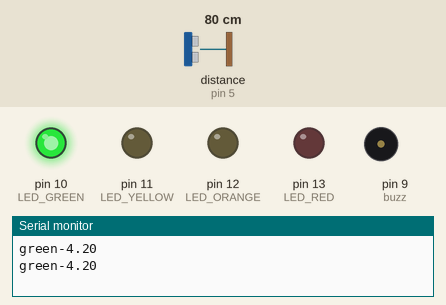
This sketch was run on a simulated Arduino Uno, built with avr-gcc and run on an emulated ATmega328P. Shown: output pins drawn as LEDs (lit = HIGH), buzzer (waves = sounding), the last lines printed to the serial monitor. Wiring (inferred from the names in the program): ultrasonic range finder: trigger pin 4; echo pin 5. The test bench sets the inputs (shaded band); at power-on: distance to the obstacle (sensor on pin 5) 80 cm. The echo pulse lasts 58.3 µs per cm; the modem accepts every AT command (registered, SIM ready, sends succeed) and sends nothing else; pins used as bus, display or sensor lines are not drawn.

Above: at 2.2 s.
2.3 s: distance to the obstacle (sensor on pin 5) set to 196 cm
4.2 s: distance to the obstacle (sensor on pin 5) set to 205 cm
At 6.4 s:
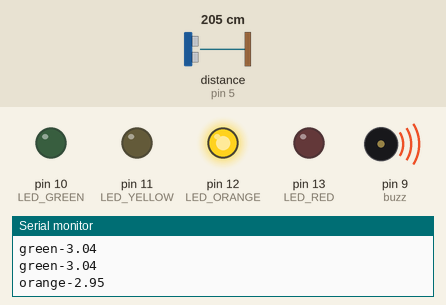
At 10.6 s:
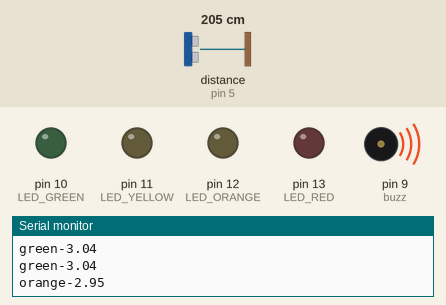
Timing chart, 0 to 12.1 s (numbered marks = the images above; inputs shaded):
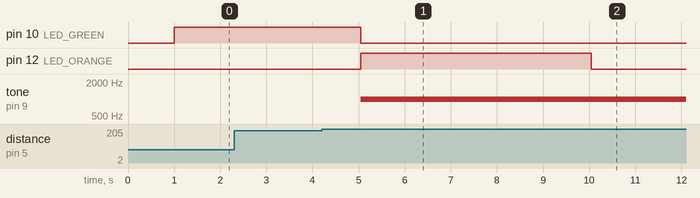

The sketch:

Stream_Level_Monitoring.ino
```cpp
  //STREAM LEVEL MONITORING AND ALERT SYSTEM
  /*---------------------------------------------------------------------------------------------------------------------------------------------*/
  #include <SoftwareSerial.h>
  SoftwareSerial gsm(2, 3); // RX, TX pins for the GSM module
  /*---------------------------------------------------------------------------------------------------------------------------------------------*/
  const int FLOAT_SWITCH_PIN = 2; // The digital input pin for the float switch sensor
  const int LED_RED= 13; // The digital output pin for the LED
  const int LED_ORANGE= 12; // The digital output pin for the LED
  const int LED_YELLOW= 11; // The digital output pin for the LED
  const int LED_GREEN= 10; // The digital output pin for the LED
  const int NUM_RECIPIENTS = 2 ;// The number of recipients
  const String RECIPIENT_NUMBERS[NUM_RECIPIENTS] = {"+639286262566","+639294806171"}; //if youw want add more numbers, be sure to add the NUM_RECIPIENTS(number of recipients above.
  int buzz=9;  //declare variable to store the alarm
  int trig=4;   //declare variable to store the trigger pin
  int echo=5;  //declarea variable to store the echo pin
  int depth=5; //depth initiliaze t0 20 meters
  /*---------------------------------------------------------------------------------------------------------------------------------------------*/
  void setup()
  {
    //pinModes for inputs and outputs
    pinMode(FLOAT_SWITCH_PIN, INPUT);// float switch input
    pinMode(LED_RED, OUTPUT);
    pinMode(LED_ORANGE, OUTPUT);
    pinMode(LED_YELLOW, OUTPUT);
    pinMode(LED_GREEN, OUTPUT);
    pinMode(buzz, OUTPUT);
    pinMode(trig, OUTPUT);
    pinMode(echo, INPUT);
    Serial.begin(9600);// initializing the serial port
    gsm.begin(9600);//initializing the gsm
    delay(1000);
  }
  /*---------------------------------------------------------------------------------------------------------------------------------------------*/
  void loop() {

   int floatSwitch = digitalRead(FLOAT_SWITCH_PIN);
    digitalWrite(trig, LOW);
    delayMicroseconds(10);
    digitalWrite(trig, HIGH);
    delayMicroseconds(10);
    digitalWrite(trig, LOW);
    long t = pulseIn(echo, HIGH);
    float cm = t / 29 / 2;
    float m = cm / 100.0; // convert cm to meters
    float waterLevel= depth-m;
  /*---------------------------------------------------------------------------------------------------------------------------------------------*/
   if (waterLevel > 3  && floatSwitch == HIGH) {   //if water level is 3 meters above
     digitalWrite(LED_GREEN, LOW); // Turn off the LED\]B
    Serial.print("red-");
    Serial.println(waterLevel);
    digitalWrite(LED_RED, HIGH); // Turn on the Red LED
     tone(buzz,1000);
     delay(10000);//10 seconds of alarm
     digitalWrite(LED_RED, LOW); // Turn on the Red LED
//    gsmCall(); //call the user to notify
    sendSMS("Red Level Alert: Please evacuate immediately");   //send sms to the user
     delay(1000);

    }
  /*---------------------------------------------------------------------------------------------------------------------------------------------*/
    else if(waterLevel <=3 && waterLevel >=1.1)
    {
       digitalWrite(LED_GREEN, LOW); // Turn off the LED\]B
       Serial.print("orange-");
       Serial.println(waterLevel);
       digitalWrite(LED_ORANGE, HIGH);
       tone(buzz,1000);
       delay(5000);
       digitalWrite(LED_ORANGE, LOW);

       sendSMS("Orange Level Alert: Warning! Please evacuate immediately");   //send sms to the user
       delay(1000);
     }
  /*---------------------------------------------------------------------------------------------------------------------------------------------*/
    else if(waterLevel <=1 && waterLevel >=0.5)
      {
     digitalWrite(LED_GREEN, LOW); // Turn off the LED\]B
     Serial.print("yellow-");
     Serial.println(waterLevel);
     digitalWrite(LED_YELLOW, HIGH);
     tone(buzz,1000);
     delay(3000);
     digitalWrite(LED_YELLOW, LOW);

     sendSMS("Yellow Level Alert: Warning! Please prepare  to evacuate to a higher place!");   //send sms to the user
       delay(1000);
     }
  /*---------------------------------------------------------------------------------------------------------------------------------------------*/
  else {
     Serial.print("green-");
     Serial.println(waterLevel);
     digitalWrite(LED_GREEN, HIGH); // Turn off the LED
     noTone(buzz);
  }
     delay(1000);
  }
  /*---------------------------------------------------------------------------------------------------------------------------------------------*/
  void sendSMS(String message) {   //MESSAGE AS THE PARAMETER
    gsm.println("AT+CMGF=1"); // Set the SMS mode to text mode
    delay(1000);
    for (int i = 0; i < NUM_RECIPIENTS; i++) {
      String cmd = "AT+CMGS=\"" + RECIPIENT_NUMBERS[i] + "\"";
      gsm.println(cmd); // Send the recipient phone number
      delay(1000);
      gsm.println(message); // The SMS message to send
      delay(1000);
      gsm.write((byte) 26); // Send the Ctrl+Z character to indicate the end of the
    }
  }
  /*---------------------------------------------------------------------------------------------------------------------------------------------*/
  /*void gsmCall()  //function for calling
  {
    gsm.println("ATD+ +639294806171;");
  }*/
```

Measured:
- the behaviour switches between 199 and 200 cm on distance to the obstacle (sensor on pin 5) (found by bisection; images 0 and 1)
- after the input at 4.2 s, pin 10 (LED_GREEN): HIGH → LOW after 0.85 s; pin 12 (LED_ORANGE): LOW → HIGH after 0.85 s, → LOW 5.0 s later; tone on pin 9 (buzz): silent → 1000 Hz after 0.85 s
